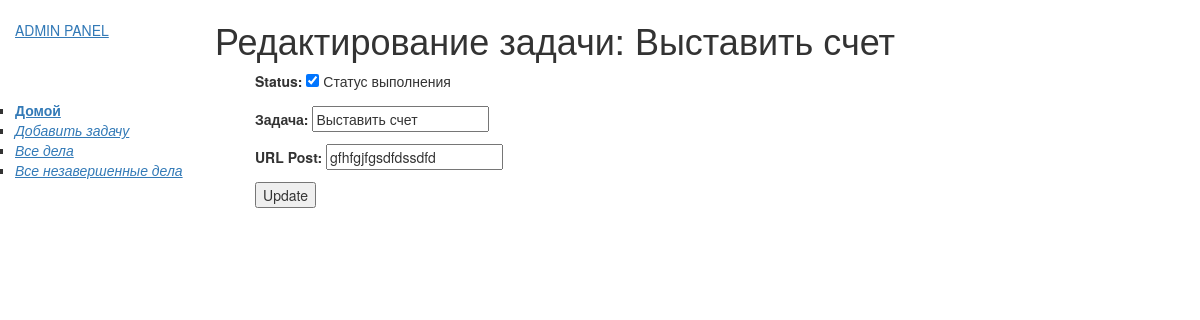
The app's page /mylist/gfhfgjfgsdfdssdfd/edit/ with its own data.
### mylist/models.py (models this page shows, shortened)
class ToList(models.Model):
    status = models.BooleanField(default=False, help_text="Статус выполнения")
    name = models.CharField(max_length=64, verbose_name="Задача")
    slug = models.SlugField(
        null=False, unique=True, blank=True, db_index=True, verbose_name="URL Post"
    )
    date_complite = models.DateTimeField(
        auto_now=False, null=True, blank=True, default=None
    )
    date_create = models.DateTimeField(auto_now_add=True)

### mylist/views.py (the view)
# urls.py: path("<str:slug>/edit/", views.ItemUpdateView.as_view(), name="item_update"),
class ItemUpdateView(UpdateView):
    model = ToList
    fields = ["status", "name", "slug"]
    readonly_fields = (
        "date_create",
        "date_complite",
    )
    context_object_name = "item_update"
    template_name = "item_update.html"

### mylist/templates/item_update.html
{% extends 'base.html' %}
{% block content %}
  <h1>Редактирование задачи: {{ item_update.name }}</h1>
  <ul>
      <div class="item mb-4">
          <div class="item-body">
              <form action="" method="post">{% csrf_token %}
                  {{ form.as_p }}
                  <input type="submit" value="Update">
              </form>
          </div>
      </div>
  </ul>
{% endblock %}

### records on screen
ToList: name "Выставить счет", status "☑", slug "gfhfgjfgsdfdssdfd"
